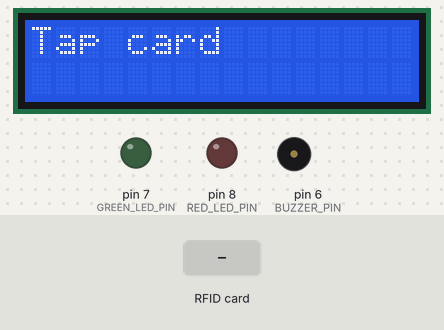
A sketch run on a simulated Arduino Uno, built with avr-gcc and run on an emulated ATmega328P. Shown: 16×2 character LCD, output pins drawn as LEDs (lit = HIGH), buzzer (waves = sounding, pin HIGH). The inputs (shaded band) are chosen by the test bench. The local clock reads 2024-03-15 10:24:30 at power-on unless the sketch sets it; storage starts empty; pins used as bus, display or sensor lines are not drawn; what the sketch prints to the serial monitor is not drawn.

Above: at 1.3 s.
1.4 s: RFID card A1 B2 C3 D4 held to the reader
At 2.8 s:
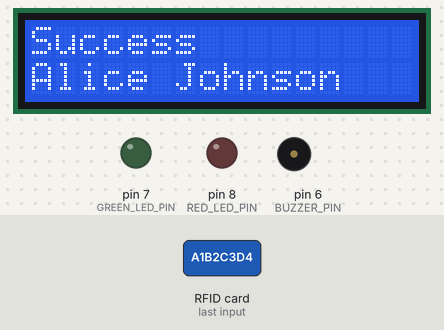
3.9 s: RFID card 5E 7A 19 C4 held to the reader
At 6.1 s:
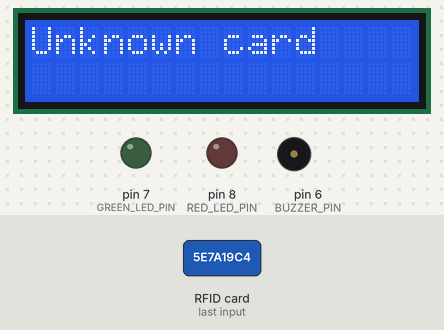
6.4 s: RFID card E5 F6 A7 B8 held to the reader
At 8.1 s:
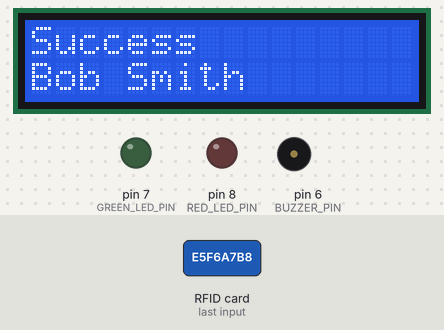
8.9 s: RFID card C9 D0 E1 F2 held to the reader
At 11.1 s:
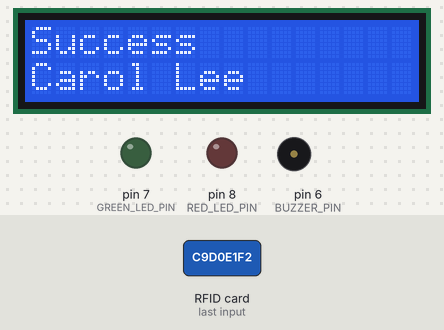
11.4 s: RFID card A1 B2 C3 D4 held to the reader
At 13.4 s:
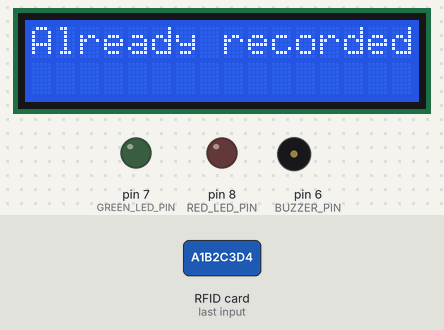
Timing chart, 0 to 14.9 s (numbered marks = the images above; inputs shaded):
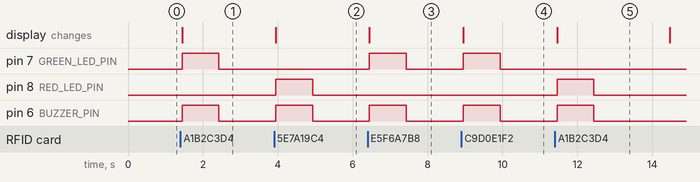

Measured:
- after the input at 1.4 s, pin 7 (GREEN_LED_PIN), pin 6 (BUZZER_PIN): LOW → HIGH at once, → LOW 0.98 s later; the display: changes at once (image 1)
- after the input at 3.9 s, pin 8 (RED_LED_PIN), pin 6 (BUZZER_PIN): LOW → HIGH at once, → LOW 0.99 s later; the display: changes at once (image 2)
- after the input at 6.4 s, pin 7 (GREEN_LED_PIN), pin 6 (BUZZER_PIN): LOW → HIGH after 0.05 s, → LOW 0.99 s later; the display: changes after 0.05 s (image 3)
- after the input at 8.9 s, pin 7 (GREEN_LED_PIN), pin 6 (BUZZER_PIN): LOW → HIGH after 0.05 s, → LOW 0.99 s later; the display: changes after 0.05 s (image 4)
- after the input at 11.4 s, pin 8 (RED_LED_PIN), pin 6 (BUZZER_PIN): LOW → HIGH after 0.06 s, → LOW 0.98 s later; the display: changes after 0.06 s (image 5)

The sketch:

RFID_Attendance.ino
```cpp
#include <Arduino.h>
#include <avr/pgmspace.h>

#include "config.h"
#include "RfidReader.h"
#include "Clock.h"
#include "StudentRegistry.h"
#include "AttendanceLogger.h"
#include "UserFeedback.h"

RfidReader rfid;
Clock clock;
UserFeedback feedback;

unsigned long lastScanTime = 0;
unsigned long feedbackStartTime = 0;
bool feedbackActive = false;

void setup() {
    // Initialize serial, output pins, RFID reader, RTC clock, SD logger, and LCD feedback.
    Serial.begin(SERIAL_BAUD);
    pinMode(GREEN_LED_PIN, OUTPUT);
    pinMode(RED_LED_PIN, OUTPUT);
    pinMode(BUZZER_PIN, OUTPUT);
    digitalWrite(GREEN_LED_PIN, LOW);
    digitalWrite(RED_LED_PIN, LOW);
    digitalWrite(BUZZER_PIN, LOW);

    rfid.begin();
    clock.begin();
    attendanceLoggerBegin();
    feedback.begin();

    Serial.println(F("RFID Attendance System Ready"));
    Serial.println(F("Tap a card to scan."));
}

void loop() {
    unsigned long now = millis();

    // Handle non-blocking LCD idle timeout.
    feedback.tick();

    // Enforce scan cooldown.
    if (now - lastScanTime < SCAN_COOLDOWN_MS) {
        return;
    }

    char uid[UID_HEX_BUFFER_SIZE] = {0};
    if (rfid.scan(uid, sizeof(uid))) {
        lastScanTime = now;

        char ts[20];
        clock.now(ts, sizeof(ts));

        uint8_t idx = findStudentByUid(uid);

        if (idx < MAX_STUDENTS) {
            bool logged = logAttendance(idx, ts);
            Serial.print(F("Card UID: "));
            Serial.print(uid);
            Serial.print(F(" | Time: "));
            Serial.print(ts);
            Serial.println(logged ? F(" | Logged") : F(" | Already recorded today"));

            if (logged) {
                char name[17];
                strcpy_P(name, (PGM_P)&students[idx].name);
                feedback.showSuccess(name);
                digitalWrite(GREEN_LED_PIN, HIGH);
            } else {
                feedback.showAlreadyRecorded();
                digitalWrite(RED_LED_PIN, HIGH);
            }
            digitalWrite(BUZZER_PIN, HIGH);
        } else {
            Serial.print(F("Card UID: "));
            Serial.print(uid);
            Serial.print(F(" | Time: "));
            Serial.println(ts);
            Serial.println(F("Unknown card"));

            feedback.showUnknown();
            digitalWrite(RED_LED_PIN, HIGH);
            digitalWrite(BUZZER_PIN, HIGH);
        }

        feedbackActive = true;
        feedbackStartTime = now;
    }

    // Deactivate LED/buzzer feedback after FEEDBACK_MS.
    if (feedbackActive && now - feedbackStartTime >= FEEDBACK_MS) {
        digitalWrite(GREEN_LED_PIN, LOW);
        digitalWrite(RED_LED_PIN, LOW);
        digitalWrite(BUZZER_PIN, LOW);
        feedbackActive = false;
    }
}
```

AttendanceLogger.cpp
```cpp
#include "AttendanceLogger.h"
#include "config.h"
#include "StudentRegistry.h"
#include <avr/pgmspace.h>

static File logFile;
static uint16_t _lastDate[MAX_STUDENTS] = {0};
static bool _sdReady = false;

bool attendanceLoggerBegin() {
    // Initialize SD card and create CSV header if file does not exist.
    if (!SD.begin(SD_CS_PIN)) {
        _sdReady = false;
        return false;
    }
    _sdReady = true;
    if (!SD.exists(LOG_FILE_NAME)) {
        logFile = SD.open(LOG_FILE_NAME, FILE_WRITE);
        if (logFile) {
            logFile.println(F("UID,Student ID,Name,Date,Time"));
            logFile.close();
        }
    }
    return _sdReady;
}

bool logAttendance(uint8_t studentIndex, const char* timestamp) {
    // Append CSV row if student not already logged today; return false on duplicate.
    if (!_sdReady || studentIndex >= MAX_STUDENTS) return false;

    // Extract MMDD date key from "YYYY-MM-DD HH:MM:SS".
    uint16_t dateKey = ((timestamp[6] - '0') * 10 + (timestamp[7] - '0')) * 100;
    dateKey += (timestamp[8] - '0') * 10 + (timestamp[9] - '0');

    if (_lastDate[studentIndex] == dateKey) return false;
    _lastDate[studentIndex] = dateKey;

    // Read student fields from PROGMEM into RAM.
    char uid[15];
    char id[10];
    char name[17];
    strcpy_P(uid, (PGM_P)&students[studentIndex].uid);
    strcpy_P(id, (PGM_P)&students[studentIndex].id);
    strcpy_P(name, (PGM_P)&students[studentIndex].name);

    // Direct write to SD without intermediate line buffer.
    logFile = SD.open(LOG_FILE_NAME, FILE_WRITE);
    if (!logFile) return false;
    logFile.print(uid);
    logFile.print(F(","));
    logFile.print(id);
    logFile.print(F(","));
    logFile.print(name);
    logFile.print(F(","));
    logFile.print(timestamp);
    logFile.println();
    logFile.close();
    return true;
}
```

AttendanceLogger.h
```cpp
#pragma once

#include <Arduino.h>
#include <SD.h>
#include <SPI.h>

#define LOG_FILE_NAME "ATT.CSV"
#define MAX_STUDENTS 5

bool attendanceLoggerBegin();
bool logAttendance(uint8_t studentIndex, const char* timestamp);
```

Clock.cpp
```cpp
#include "Clock.h"
#include "config.h"

Clock::Clock() : _ready(false) {}

void Clock::begin() {
    // Start I2C and probe the DS3231; mark ready if it responds.
    Wire.begin();
    if (rtc.begin()) {
        _ready = true;
    }
}

bool Clock::now(char* buf, size_t bufSize) {
    // Format the current RTC time into buf; return false if not ready.
    if (!_ready) {
        snprintf(buf, bufSize, "%s", "N/A");
        return false;
    }
    DateTime t = rtc.now();
    snprintf(buf, bufSize, "%04d-%02d-%02d %02d:%02d:%02d",
             t.year(), t.month(), t.day(), t.hour(), t.minute(), t.second());
    return true;
}

bool Clock::ready() const {
    // Report whether the RTC initialized successfully.
    return _ready;
}
```

Clock.h
```cpp
#pragma once

#include <Arduino.h>
#include <Wire.h>
#include <RTClib.h>

class Clock {
public:
    Clock();
    // Initialize the DS3231 RTC over I2C.
    void begin();
    // Write the current date/time into buf as "YYYY-MM-DD HH:MM:SS".
    bool now(char* buf, size_t bufSize);
    // Report whether the RTC initialized successfully.
    bool ready() const;

private:
    RTC_DS3231 rtc;
    bool _ready;
};
```

RfidReader.cpp
```cpp
#include "RfidReader.h"
#include "config.h"

RfidReader::RfidReader() : mfrc522(RFID_CS_PIN, RFID_RST_PIN) {}

void RfidReader::begin() {
    // Initialize the RFID reader hardware.
    SPI.begin();
    mfrc522.PCD_Init();
}

bool RfidReader::scan(char* uidOut, size_t uidOutSize) {
    // Poll for a new card and read its UID.
    if (!mfrc522.PICC_IsNewCardPresent()) return false;
    if (!mfrc522.PICC_ReadCardSerial()) return false;

    // Convert UID bytes to a hex string.
    int len = 0;
    for (byte i = 0; i < mfrc522.uid.size; i++) {
        if (len + 2 < (int)uidOutSize) {
            len += snprintf(uidOut + len, uidOutSize - len, "%02X", mfrc522.uid.uidByte[i]);
        }
    }
    uidOut[len] = '\0';

    // Halt the card to stop transmission.
    mfrc522.PICC_HaltA();
    mfrc522.PCD_StopCrypto1();
    return true;
}
```

RfidReader.h
```cpp
#pragma once

#include <Arduino.h>
#include <SPI.h>
#include <MFRC522.h>

class RfidReader {
public:
    RfidReader();
    void begin();
    bool scan(char* uidOut, size_t uidOutSize);

private:
    MFRC522 mfrc522;
};
```

UserFeedback.cpp
```cpp
#include "UserFeedback.h"
#include "config.h"

UserFeedback::UserFeedback() : lcd(LCD_I2C_ADDR, LCD_COLS, LCD_ROWS), _msgStart(0), _msgActive(false) {}

void UserFeedback::begin() {
    // Initialize the LCD, turn on backlight, and show idle prompt.
    lcd.init();
    lcd.backlight();
    showIdle();
}

void UserFeedback::showIdle() {
    // Return to the idle "Tap card" prompt.
    _msgActive = false;
    _show(F("Tap card"), nullptr);
}

void UserFeedback::showSuccess(const char* name) {
    // Show success message with the student name.
    _msgActive = true;
    _msgStart = millis();
    _show(F("Success"), name);
}

void UserFeedback::showUnknown() {
    // Show unknown card message.
    _msgActive = true;
    _msgStart = millis();
    _show(F("Unknown card"), nullptr);
}

void UserFeedback::showAlreadyRecorded() {
    // Show duplicate scan message.
    _msgActive = true;
    _msgStart = millis();
    _show(F("Already recorded"), nullptr);
}

bool UserFeedback::tick() {
    // Return to idle after the idle timeout elapses.
    if (_msgActive && millis() - _msgStart >= IDLE_TIMEOUT_MS) {
        showIdle();
        return true;
    }
    return false;
}

void UserFeedback::_show(const __FlashStringHelper* line1, const char* line2) {
    // Clear and write two lines to the LCD.
    lcd.clear();
    lcd.setCursor(0, 0);
    lcd.print(line1);
    lcd.setCursor(0, 1);
    if (line2 && line2[0]) {
        lcd.print(line2);
    } else {
        lcd.print(F("                "));
    }
}
```

UserFeedback.h
```cpp
#pragma once

#include <Arduino.h>
#include <Wire.h>
#include <LiquidCrystal_I2C.h>

class UserFeedback {
public:
    UserFeedback();
    // Initialize the LCD and show the idle prompt.
    void begin();
    // Show the idle prompt on the LCD.
    void showIdle();
    // Show success message with student name.
    void showSuccess(const char* name);
    // Show unknown card message.
    void showUnknown();
    // Show already recorded message.
    void showAlreadyRecorded();
    // Non-blocking idle timeout; returns true if display state changed.
    bool tick();

private:
    LiquidCrystal_I2C lcd;
    unsigned long _msgStart;
    bool _msgActive;
    void _show(const __FlashStringHelper* line1, const char* line2);
};
```

config.h
```cpp
#pragma once

#include <Arduino.h>

// Pin map
#define RFID_CS_PIN     10
#define RFID_RST_PIN     9
#define SD_CS_PIN       4
#define GREEN_LED_PIN   7
#define RED_LED_PIN     8
#define BUZZER_PIN      6

// LCD I2C
#define LCD_I2C_ADDR   0x27
#define LCD_COLS       16
#define LCD_ROWS        2

// Buffer sizes
#define UID_HEX_BUFFER_SIZE 21

// Timing (ms)
#define SERIAL_BAUD     9600
#define SCAN_COOLDOWN_MS 1000
#define FEEDBACK_MS     500
#define IDLE_TIMEOUT_MS 3000
```

StudentRegistry.cpp
```cpp
#include "StudentRegistry.h"
#include <avr/pgmspace.h>

const Student students[] PROGMEM = {
    {"A1B2C3D4", "S001", "Alice Johnson"},
    {"E5F6A7B8", "S002", "Bob Smith"},
    {"C9D0E1F2", "S003", "Carol Lee"},
    {"00000000", "S004", "Dan Brown"},
    {"11111111", "S005", "Eva Green"}
};

const uint8_t studentCount = 5;

int findStudentByUid(const char* uid) {
    // Scan PROGMEM student table for matching UID; return index or -1.
    for (uint8_t i = 0; i < studentCount; i++) {
        char storedUid[15];
        strcpy_P(storedUid, (PGM_P)&students[i].uid);
        if (strcmp(uid, storedUid) == 0) return i;
    }
    return -1;
}
```

StudentRegistry.h
```cpp
#pragma once

#include <Arduino.h>
#include <avr/pgmspace.h>

struct Student {
    char uid[15];
    char id[10];
    char name[17];
};

extern const Student students[] PROGMEM;
extern const uint8_t studentCount;

int findStudentByUid(const char* uid);
```
